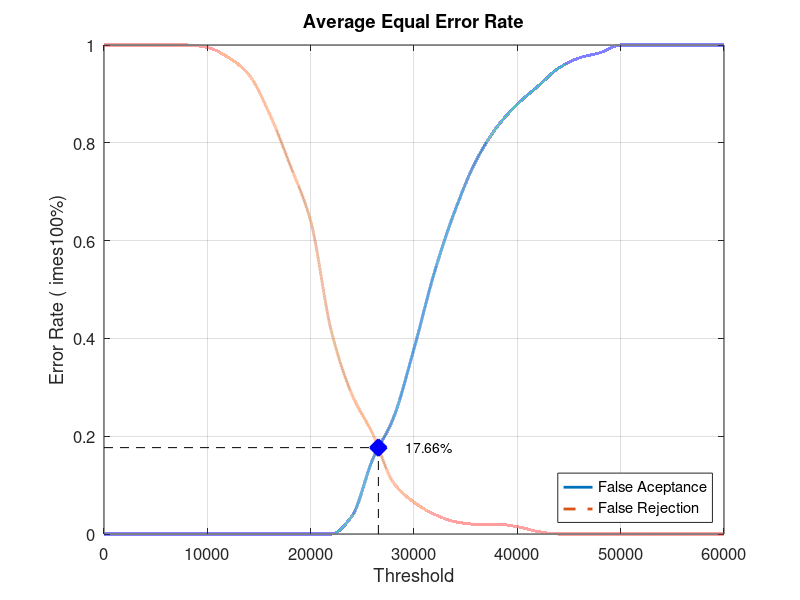
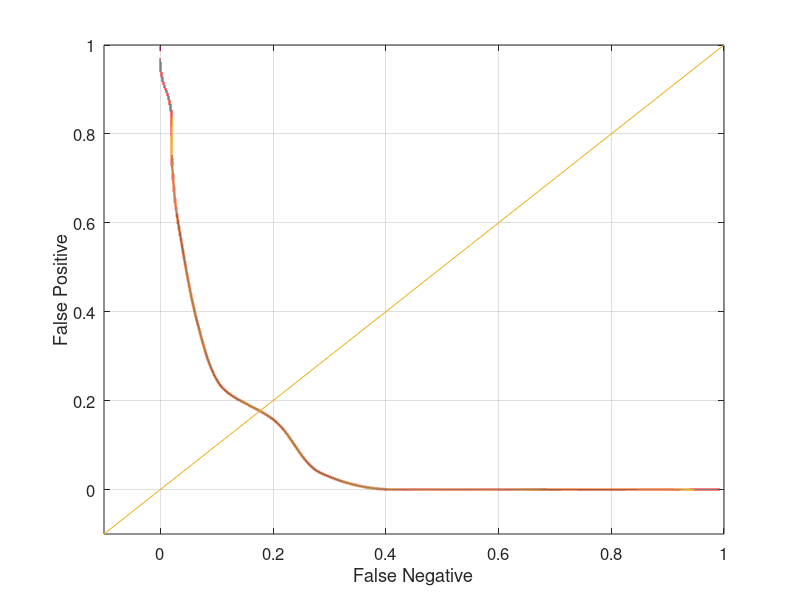

The MATLAB source for these figures, in order:
close all;
clear;
clc;
x = 0:2000:60000;
xq = 0:0.5:60000;

y0 = [0 0 0 0 0 0 0 0 0 0 0 0 0.0368421 0.152632 0.236842 0.378947 0.536842 0.663158 0.763158 0.831579 0.878947 0.915789 0.952632 0.973684 0.984211 1 1 1 1 1 1]
yy0 = interp1(x, y0, xq, 'pchip');
y1 = [1 1 1 1 1 0.995 0.975 0.94 0.86 0.755 0.64 0.415 0.285 0.205 0.105 0.065 0.04 0.025 0.02 0.02 0.015 0.005 0 0 0 0 0 0 0 0 0]
yy1 = interp1(x, y1, xq, 'pchip');

% Calculating EER: 
y2 = abs(y0 - y1);
find(y2 == min(y2))
yy2 = abs(yy0 - yy1);
xEER = find(yy2 == min(yy2));
xEERIndex = xq(xEER) % X-axis EER
yEER = yy0(xEER) % Y-axis EER

main = figure
plot(xq, yy0,'-','LineWidth', 2);	hold on
plot(xq, yy1,'--','LineWidth', 2);	hold on
plot([xEERIndex xEERIndex], [0 yEER], 'k--');	hold on
plot([0 xEERIndex], [yEER yEER], 'k--');	hold on
plot(xEERIndex, yEER, 'bx', 'LineWidth', 10);	hold on
text(xEERIndex + 10 * xEERIndex / 100, yEER, [num2str(round((10000 * yEER)) / 100) '%'])
legend('False Aceptance', 'False Rejection', 'Location', 'SouthEast')
xlabel('Threshold')
ylabel('Error Rate (	imes100%)')
title('Average Equal Error Rate')
set(gca, 'FontSize', 12)
axis([0 60000 0 1])
grid on

print(main, 'Database2_1Main', '-dpng');
FNRxFPR = figure('Color', [1 1 1]);
plot(yy1, yy0, '-', yy1, yy0, 'LineWidth', 2);
hold on
y = -0.1:0.1:1
plot(y, y); 
set(gca, 'FontSize', 12)
xlabel('False Negative')
ylabel('False Positive')
axis([-0.1 1 -0.1 1])
set(gca, 'FontSize', 12)
grid on

print(FNRxFPR, 'Database2_1FNRxFPR','-dpng');
